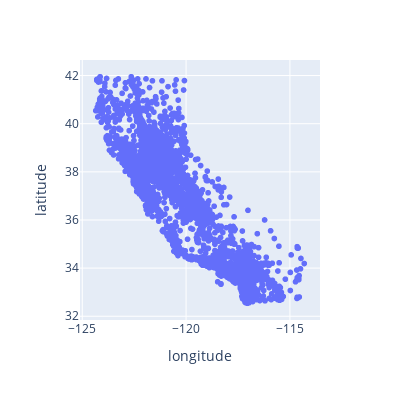

The notebook cell this image was saved under:
### Markdown cell above
Visualize the spatial distribution of the selected properties using a scatter plot

### Code cell
import plotly.express as px
px.scatter(df , x="longitude", y="latitude",  width=400, height=400)#.write_image("img/spatial_distribution.png")

### Figure 1 — Plotly figure (JSON) as saved in the notebook; plotly's stock layout.template omitted (floating-point values rounded to 4 significant figures; data arrays with more than 128 entries replaced by an {"elided": "..."} marker saying what was removed)
{"data": [{"hovertemplate": "longitude=%{x}<br>latitude=%{y}<extra></extra>", "legendgroup": "", "marker": {"color": "#636efa", "symbol": "circle"}, "mode": "markers", "name": "", "showlegend": false, "type": "scattergl", "x": {"elided": "20433 float values"}, "xaxis": "x", "y": {"elided": "20433 float values"}, "yaxis": "y"}], "layout": {"height": 400, "legend": {"tracegroupgap": 0}, "margin": {"t": 60}, "width": 400, "xaxis": {"anchor": "y", "domain": [0, 1], "title": {"text": "longitude"}}, "yaxis": {"anchor": "x", "domain": [0, 1], "title": {"text": "latitude"}}}}
